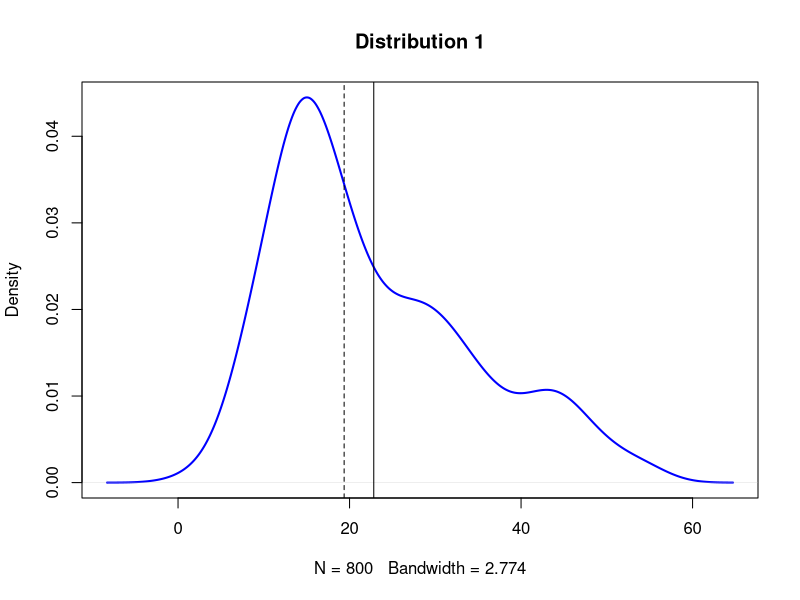
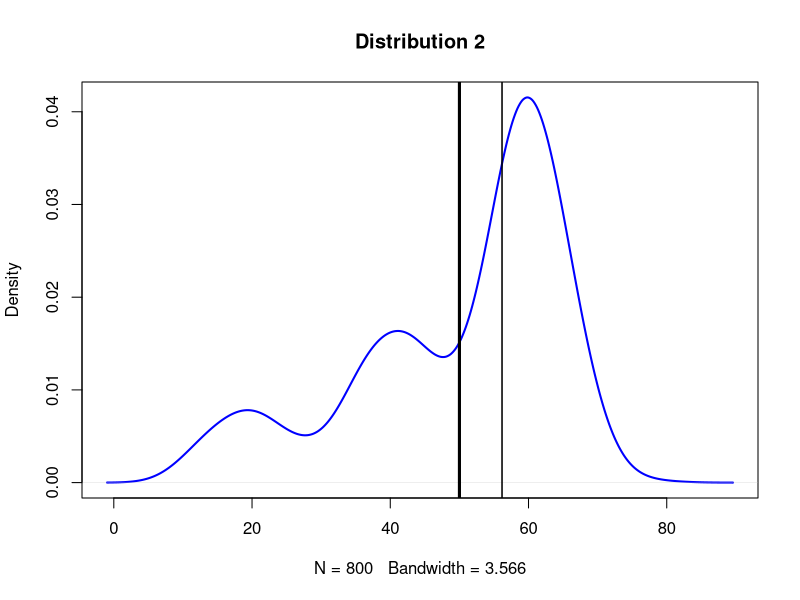
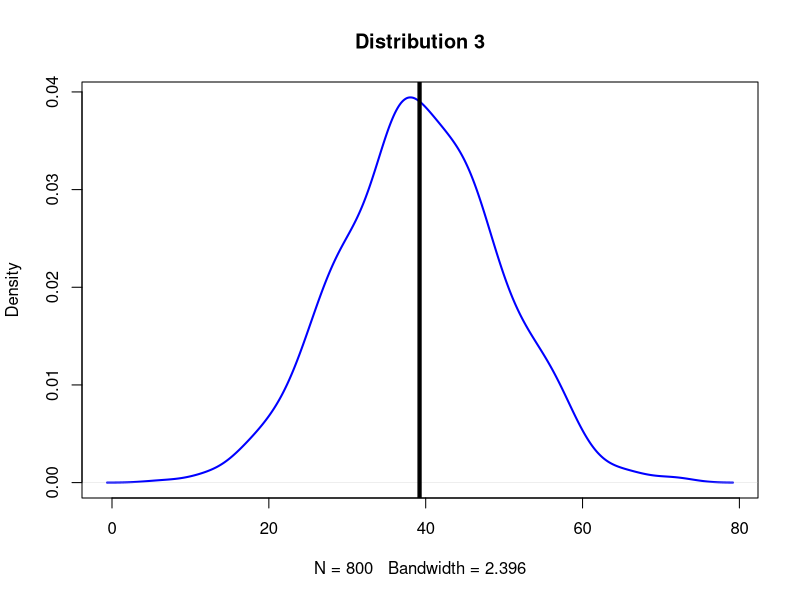
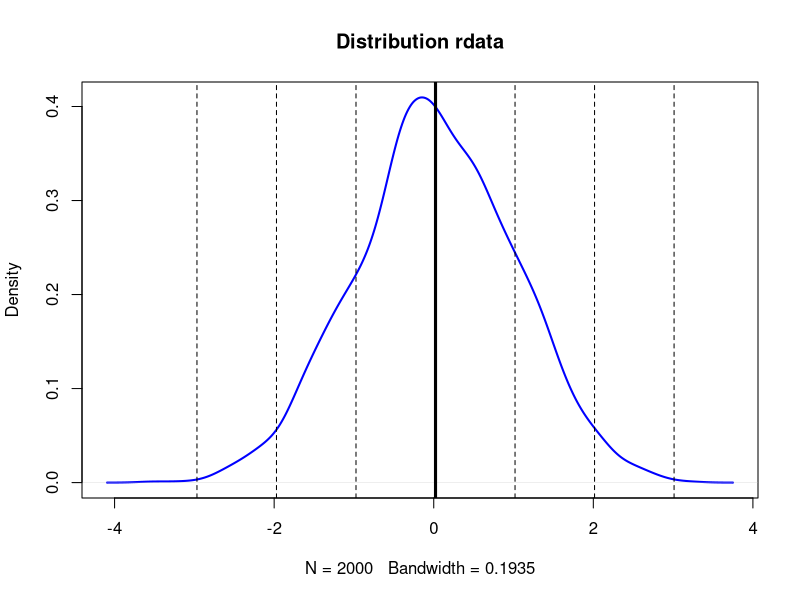
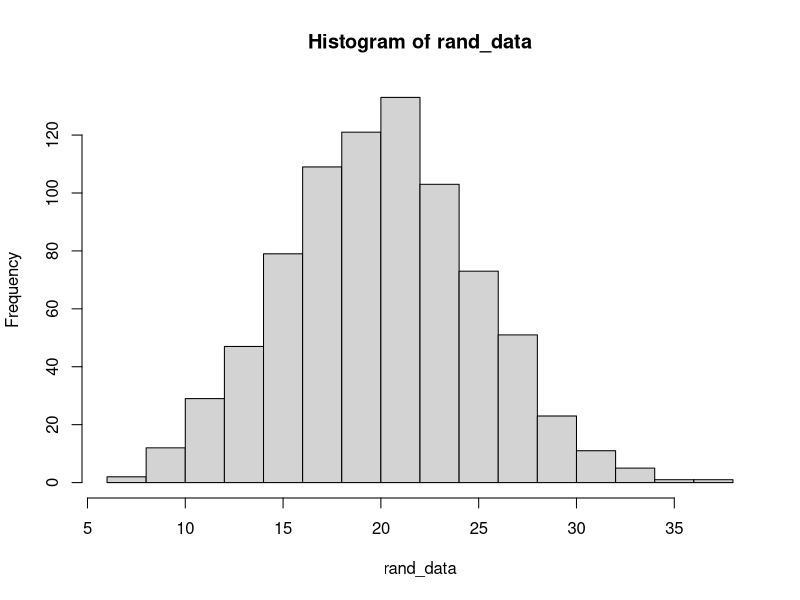
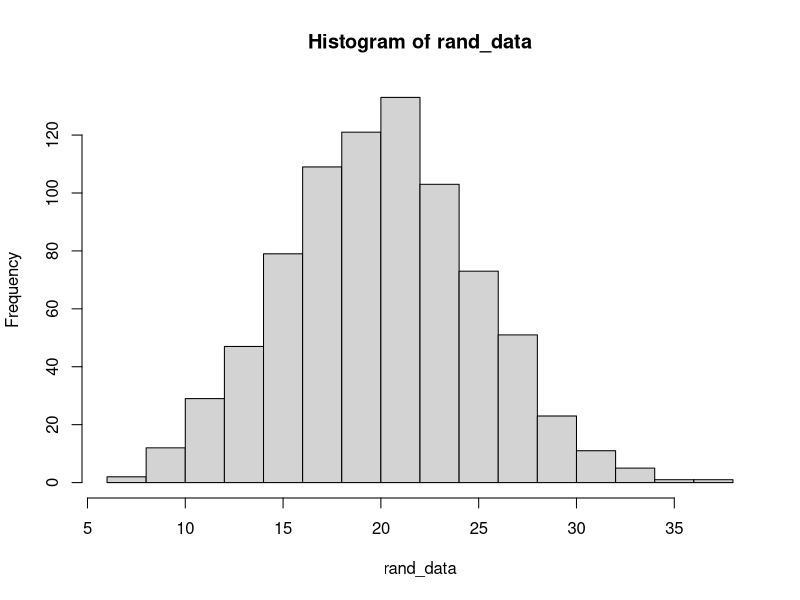
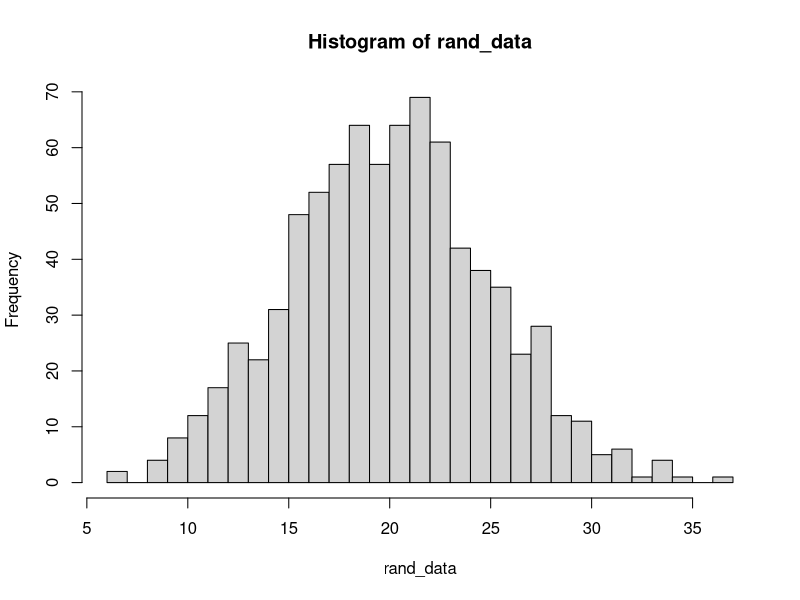
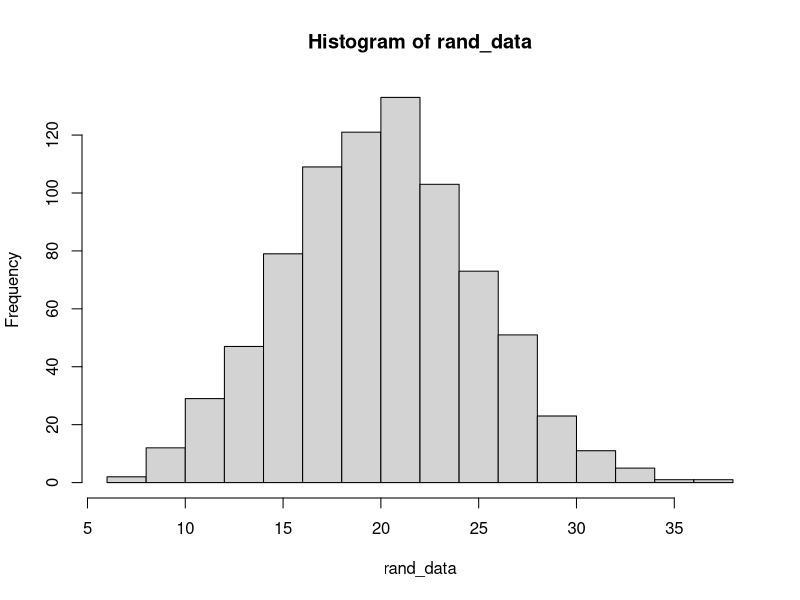

Write the R code that produced these figures, in order.
## ---- chunk 1
knitr::opts_chunk$set(echo = TRUE)
## ---- chunk 2
# Three normally distributed data sets
d1 <- rnorm(n=500, mean=15, sd=5)
d2 <- rnorm(n=200, mean=30, sd=5)
d3 <- rnorm(n=100, mean=45, sd=5)

# Let’s combine them into a single dataset
d123 <- c(d1, d2, d3)

# Let’s plot the density function of abc
plot(density(d123), col="blue", lwd=2, 
     main = "Distribution 1")

# Add vertical lines showing mean and median
abline(v=mean(d123))
abline(v=median(d123),lty="dashed")
## ---- chunk 3
dist_show <- function(dist,number=1,plot_mean=TRUE,plot_median =TRUE){
  plot(density(dist), col="blue", lwd=2, 
       main = paste("Distribution",number))
  if(plot_mean){
    abline(v=mean(dist),lwd=3)
  }
  if(plot_median){
    abline(v=median(dist),lwd=1.5)
  }
}
## ---- chunk 4
dist_print <- function(dist){
  print(sprintf("Mean: %.3f",mean(dist)))
  print(sprintf("Median: %.3f",median(dist)))
}
## ---- chunk 5
# Change the mean and standard deviation
d1 <- rnorm(n=500, mean=60, sd=5)
d2 <- rnorm(n=200, mean=40, sd=5)
d3 <- rnorm(n=100, mean=20, sd=5)

# Let’s combine them into a single dataset
dist2 <- c(d1, d2, d3)

# Show the results
dist_show(dist2,2)
## ---- chunk 6
dist_print(dist2)
## ---- chunk 7
dist3 <- rnorm(800,mean=40,sd=10)
dist_show(dist3,3)
## ---- chunk 8
dist_print(dist3)
## ---- chunk 9
rdata <- rnorm(n=2000, mean=0, sd=1)
dist_show(rdata,"rdata",plot_mean=FALSE,plot_median=FALSE)

# create a list with the dash line
sd_list <- c(-3:3) * sd(rdata) + mean(rdata)
# use `lapply` just learned this week to plot  it
lapply(sd_list, function(x){abline(v=mean(x),lty="dashed")})

# plot the mean line
abline(v=mean(rdata),lwd=3)
## ---- chunk 10
distance_quantile <- function(data,th){
  distance <- (quantile(data,th/100) - mean(data)) / sd(data)
  print(sprintf("The %dth quentile is %.4f (sd) away from the mean.",th,distance))
  distance
}

lapply(c(25,50,75),function(x){distance_quantile(rdata,th=x)})
## ---- chunk 11
rdata2 <- rnorm(n=2000, mean=35, sd=3.5)
lapply(c(25,75),function(x){distance_quantile(rdata2,th=x)})

## ---- chunk 12
lapply(c(25,75),function(x){distance_quantile(d123,th=x)})
## ---- chunk 13
rand_data <- rnorm(800, mean=20, sd = 5)

band <- function(data,method){
  nb <- method(data) # number of bands
  bw <- (max(data)-min(data)) / nb # band-width
  print(sprintf("There are %d of bands",nb))
  print(sprintf("The band-width is %.3f",bw))
  
  if (identical(method,nclass.Sturges)){
    hist(rand_data,breaks="Sturges")
  }
  
  if (identical(method,nclass.scott)){
    hist(rand_data,breaks="Scott")
  }
  
  if (identical(method,nclass.FD)){
    hist(rand_data,breaks="FD")
  }
  
}
## ---- chunk 14
band(rand_data,nclass.Sturges)
## ---- chunk 15
band(rand_data,nclass.scott)
## ---- chunk 16
band(rand_data,nclass.FD)
## ---- chunk 17
out_data <- c(rand_data, runif(10, min=40, max=60))
## ---- chunk 18
band(out_data,nclass.Sturges)
## ---- chunk 19
band(out_data,nclass.scott)
## ---- chunk 20
band(out_data,nclass.FD)
